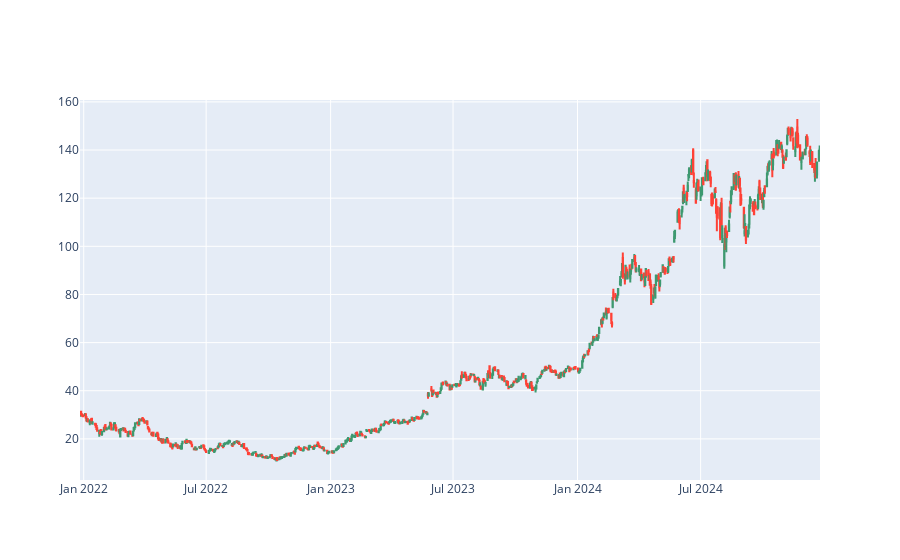

Source (notebook cell):
### Code cell
csv_data = data.to_csv("nvidia.csv")

csv_data_reader = pd.read_csv("nvidia.csv")

plot2 = go.Figure(data=[go.Candlestick(x=csv_data_reader['Date'], open = csv_data_reader['Open'], close = csv_data_reader['Close'], high = csv_data_reader['High'], low = data['Low'])])

plot2.update_layout(xaxis_rangeslider_visible=False)

plot2.show()

### Figure 1 — Plotly figure (JSON) as saved in the notebook; plotly's stock layout.template omitted (floating-point values rounded to 4 significant figures; data arrays with more than 128 entries replaced by an {"elided": "..."} marker saying what was removed)
{"data": [{"close": {"elided": "754 float values"}, "high": {"elided": "754 float values"}, "low": {"elided": "754 float values"}, "open": {"elided": "754 float values"}, "type": "candlestick", "x": {"elided": "754 str values"}}], "layout": {"xaxis": {"rangeslider": {"visible": false}}}}
